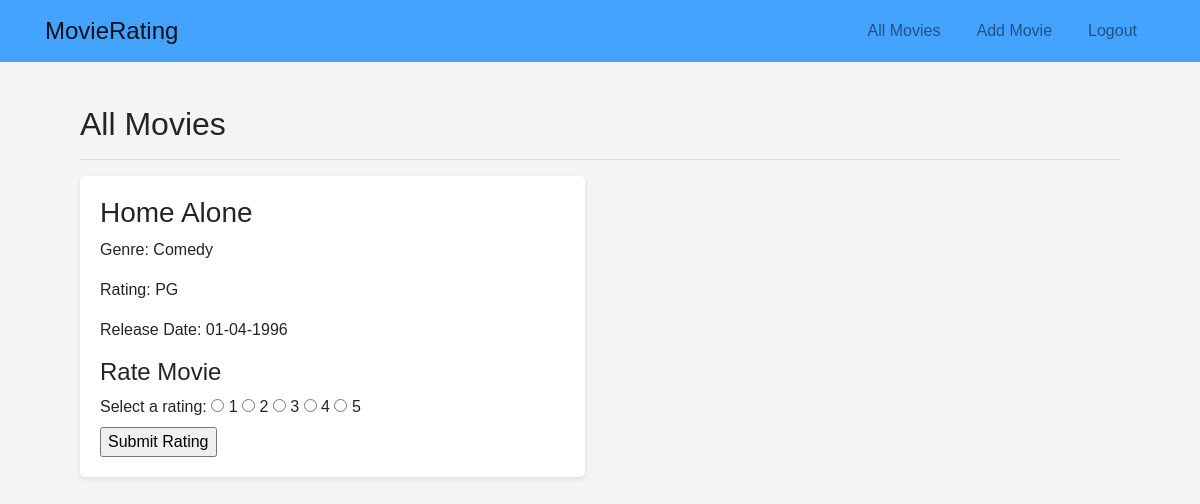
Screenshot of /rate-movie/1/ (signed in) with the database file from the repository.
### movieRatingApp/models.py (models this page shows, shortened)
class AddMovie(models.Model):
    user = models.ForeignKey(User, on_delete=models.CASCADE, related_name='add_movie_user')
    name = models.CharField(max_length=100)
    genre = models.CharField(max_length=50)
    rating = models.CharField(max_length=10)
    release_date = models.CharField(max_length=20)

### movieRatingApp/views.py (the view, shortened to what this page needs)
# urls.py: path('rate-movie/<str:pk>/', views.rate_movie_view, name='rate-movie'),
@login_required
def rate_movie_view(request, pk):
    return render(request, 'movieRatingApp/rate_movie.html', context={'movies': AddMovie.objects.get(pk=pk)})

### templates/movieRatingApp/rate_movie.html (shortened to what this page needs)
{% extends 'base.html' %}
{% block main_body_block %}
    <div class="container">
        <div class="movie-list">
            <h2>All Movies</h2>
            <hr>
            <div class="row">
                <div class="col-md-6">
                    <div class="movie-card">
                        <h3>{{ movies.name }}</h3>
                        <p>Genre: {{ movies.genre }}</p>
                        <p>Rating: {{ movies.rating }}</p>
                        <p>Release Date: {{ movies.release_date }}</p>
                        <div class="rate-movie">
                            <h4>Rate Movie</h4>
                            <form action="{% url 'movieRatingApp:rate-movie' movies.pk %}" method="POST">
                                <label for="rating">Select a rating:</label>
                                <input type="radio" id="rating1" name="rating" value="1">
                                <label for="rating1">1</label>
                                <input type="radio" id="rating2" name="rating" value="2">
                                <label for="rating2">2</label>
                                <input type="radio" id="rating3" name="rating" value="3">
                                <label for="rating3">3</label>
                                <input type="radio" id="rating4" name="rating" value="4">
                                <label for="rating4">4</label>
                                <input type="radio" id="rating5" name="rating" value="5">
                                <label for="rating5">5</label>
                                <br>
                                <input type="submit" value="Submit Rating">
                            </form>
                        </div>
                    </div>
                </div>
            </div>
        </div>
    </div>
{% endblock %}

### static/main.css (style rules this page uses)
body { font-family: Arial, sans-serif; background-color: #f4f4f4; }
.movie-list { padding: 20px; }
.movie-card { background-color: #fff; border-radius: 5px; box-shadow: 0 2px 5px rgba(0, 0, 0, 0.1); padding: 20px; margin-bottom: 20px; }

### rows the page displays
AddMovie: name "Home Alone", genre "Comedy", rating "PG", release_date "01-04-1996"
